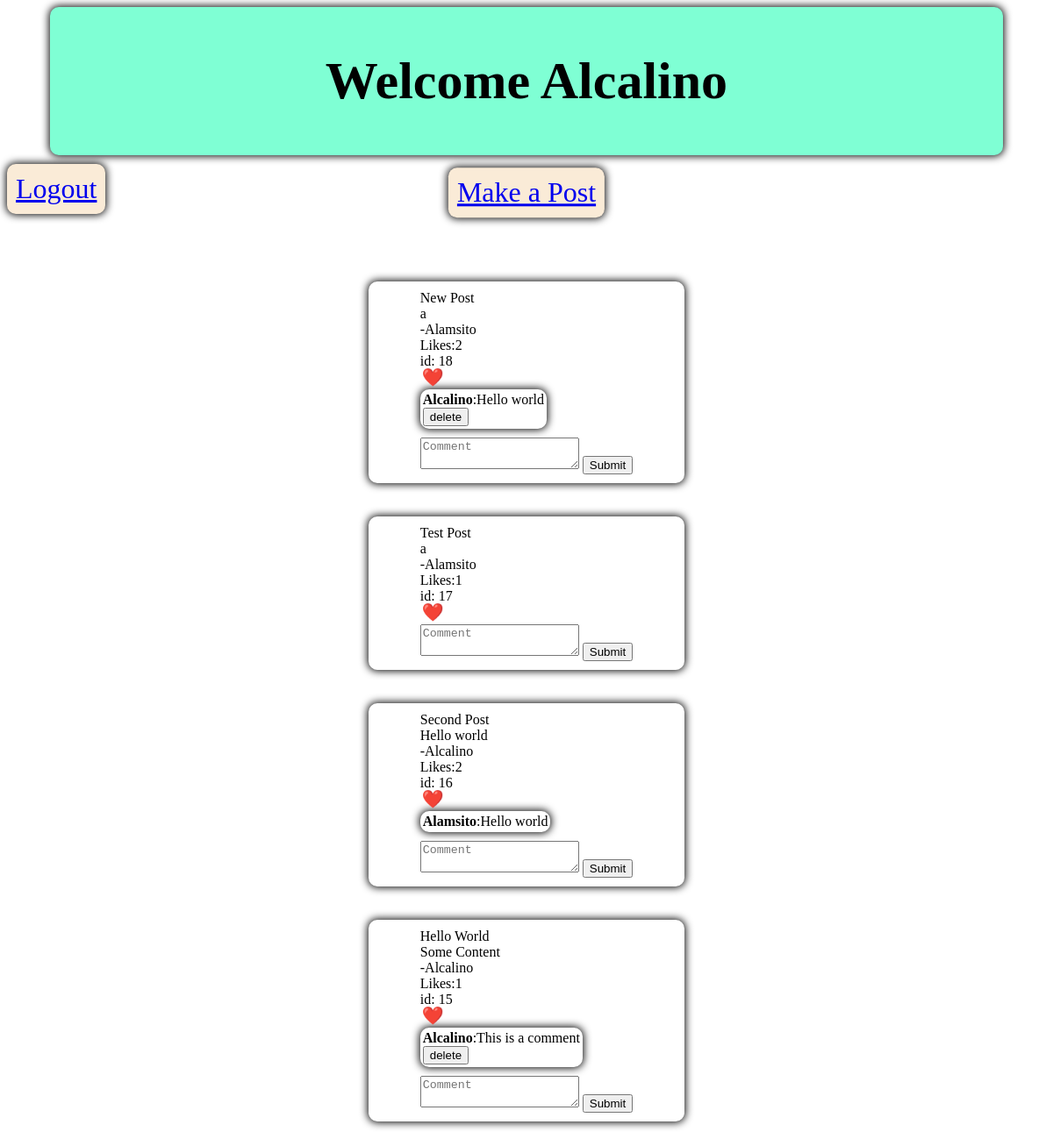
The app's page / (signed in) with its own data.
### social/models.py (models this page shows)
class Post(models.Model):
    Title = models.CharField(max_length=20)
    Content = models.TextField(default= '')
    Likes = models.IntegerField(default=0)
    Published = models.BooleanField(default=False)
    Owner = models.ForeignKey(User, on_delete=models.CASCADE)
    LikedBy = models.JSONField(default=list)

class Comment(models.Model):
    Content = models.TextField()
    Owner = models.ForeignKey(User, on_delete=models.CASCADE)
    PostedOn = models.ForeignKey(Post, on_delete=models.CASCADE)

### MainPage/views.py (the view)
# urls.py: path('', views.MainPage ),
def MainPage(request):
    Posts = list(Post.objects.all())
    Posts = Posts[::-1]
    Comentarios = list(Comment.objects.all())
    context = {
        'PostData': Posts,
        'Comentarios': Comentarios
    }
    if request.user.is_authenticated == False:
        return render(request, 'index.html', context)
    else:
        return render(request, 'UserLogged.html', context)

### MainPage/templates/UserLogged.html (shortened to what this page needs)
<!DOCTYPE html>
<html lang="en">
<head>
    <link rel="stylesheet" type="text/css" href="/static/logged.css">
</head>
<body>
    <div class = 'Page'>
        <div class = 'Content'>
            <h1>Welcome {{user.username}}</h1>
        </div>
        <div class = 'buttonsRed'>
            <a href = 'accounts/logout'>Logout</a>
        </div>
        <div class = 'buttons'>
            <a href = '/posts/'>Make a Post</a>
        </div>
    </div>
    <div>
        {% for post in PostData %}
        <div class = 'post'>
            {{post.Title}}<br> {{post.Content}} <br> -{{post.Owner}} <br> Likes:{{post.Likes}} <br> id: {{post.id}} <br>
            <form action="{% url 'like' %}" method="post">
                <input type = 'submit' name ='Like' value = '❤️' class = 'likebutton'>
            </form>
            {% for comment in post.comment_set.all %}
                <div class  = 'comment'>
                    <strong>{{ comment.Owner.username }}</strong>:{{ comment.Content }}
                    {%if comment.Owner == request.user%}
                        <form action = '{% url 'delete_comment' %}' method = 'post'>
                            <input type = 'submit' value = 'delete'>
                        </form>
                    {%endif%}
                </div>
            {% endfor %}
            <form action="{% url 'comment' %}" method="post">
                <textarea name = 'comment' placeholder="Comment"></textarea>
                <input type = 'submit'>
            </form>
        </div> <br>
    </div>
    {%endfor%}
</body>
</html>

### mysite/static/logged.css (style rules this page uses)
.buttons { background-color: antiquewhite; width: fit-content; padding: 10px; margin-top: 10px; border-radius: 10px; box-shadow: 0px 0px 10px 1px; position: relative; left: 50%; font-size: xx-large; transform: translate(-50%, -110%); transition: background-color 0.2s ease; }
.Content { margin:auto; width: 90%; padding: 10px; background-color: aquamarine; border-radius: 10px; box-shadow: 0 0 10px 1px; font-size: 30px; text-align: center; }
.buttonsRed { background-color: antiquewhite; width: fit-content; padding: 10px; margin-top: 10px; border-radius: 10px; box-shadow: 0px 0px 10px 1px; position: relative; font-size: xx-large; transform: translate(-0%, 0%); transition: background-color 0.2s ease; }
.post { background-color: white; width: fit-content; padding: 10px; box-shadow: 0px 0px 10px 1px; border-radius: 10px; transition: background-color 0.2s ease; margin: 10px auto; padding-left: 5%; padding-right: 5%; transition: all 0.2s ease; }
.comment { background-color: white; width: fit-content; padding: 3px; box-shadow: 0px 0px 10px 1px; border-radius: 10px; transition: background-color 0.2s ease; margin-bottom: 10px; }
.likebutton { border:0; background:none; transform: scale(1.5); margin-bottom: 5px; transition-duration: 0.3s; }

### records on screen
Post: Title "New Post", Content "a", Owner "Alamsito", Likes "2", id "18"
Comment: Owner.username "Alcalino", Content "Hello world"
Post: Title "Test Post", Content "a", Owner "Alamsito", Likes "1", id "17"
Post: Title "Second Post", Content "Hello world", Owner "Alcalino", Likes "2", id "16"
Comment: Owner.username "Alamsito", Content "Hello world"
Post: Title "Hello World", Content "Some Content", Owner "Alcalino", Likes "1", id "15"
Comment: Owner.username "Alcalino", Content "This is a comment"

### other values on screen
{{ user.username }} "Alcalino"
